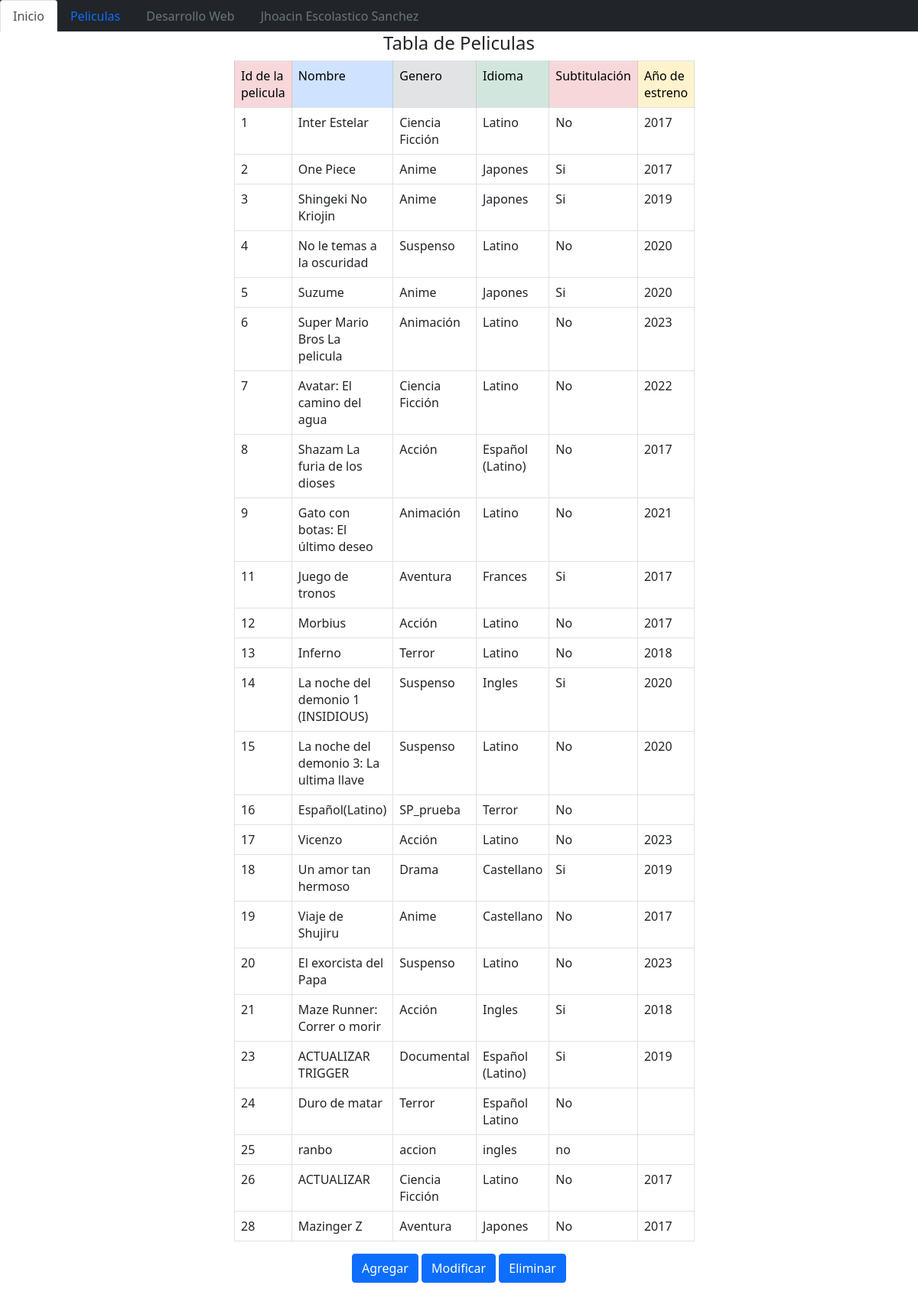
/CRUD_Tematica_Peliculas/consultapelicula.php, run on the app's committed database.
### tables this page shows
CREATE TABLE `pelicula` (
  `idpelicula` int(11) NOT NULL,
  `nombre_peli` varchar(45) NOT NULL,
  `genero` varchar(45) NOT NULL,
  `idioma` varchar(45) NOT NULL,
  `subtitulado` varchar(45) NOT NULL,
  `año_estreno` int(11) DEFAULT NULL
);

### CRUD_Tematica_Peliculas/consultapelicula.php (the view, shortened to what this page needs)
<html>
    <head>
        <link href="https://cdn.jsdelivr.net/npm/bootstrap@5.0.2/dist/css/bootstrap.min.css" rel="stylesheet"
>
    </head>
    <body>
        <div class="contenedor">
        <nav class="text-light bg-dark">
        <ul class="nav nav-tabs">
            <li class="nav-item">
              <a class="nav-link active" href="index.html">Inicio</a>
            </li>
            <li class="nav-item">
              <a class="nav-link" href="#">Peliculas</a>
            </li>
            <li class="nav-item">
              <a class="nav-link disabled" href="#">Desarrollo Web</a>
            </li>
            <li class="nav-item">
              <a class="nav-link disabled" href="#">Jhoacin Escolastico Sanchez</a>
            </li>
        </ul>
      </nav>
            <div class="row">
                <div class="col">
                </div>
                <div class="col-6">
                  <center>
                    <h4>Tabla de Peliculas</h4></center>
                  <table class= "table table-atripped
                    table-bordered table-hover">
                      <tr>
                        <td class="table-danger">Id de la pelicula</td>
                        <td class="table-primary">Nombre</td>
                        <td class="table-secondary">Genero</td>
                        <td class="table-success">Idioma</td>
                        <td class="table-danger">Subtitulación</td>
                        <td class="table-warning">Año de estreno</td>
                      </tr>
                <?php
                $conexion=
                mysqli_connect("localhost","root","", "peliculas")
                or die("Error al conectar a la BD");
                $consulta="SELECT * FROM pelicula";
                $resultado=mysqli_query($conexion,$consulta);
                while($row=mysqli_fetch_row($resultado))
                {
                    echo "<tr><td>",$row[0],"</td><td>";
                    echo $row [1],"</td><td>";
                    echo $row [2],"</td><td>";
                    echo $row [3],"</td><td>";
                    echo $row [4],"</td><td>";
                    echo $row [5],"</td></tr>";
                }
                ?>
                  </table>
                    <div class="mb-3">
                      <center>
                    <a class="btn btn-primary" href="Peliculas.html" role="button">Agregar</a>
                    <a class="btn btn-primary" href="UpdatePeliculas.html" role="button">Modificar</a>
                    <a class="btn btn-primary" href="DeletePeliculas.html" role="button">Eliminar</a>
                     </center>
                    </div>
              </div>
                <div class="col">
                </div>
            </div>
        </div>
    </body>
</html>

### CRUD_Tematica_Peliculas/consultapelicula.php (style rules this page uses)
body { background: url(image/Vecteezy-White-Background_jm1220.jpg); background-repeat:no-repeat; background-size:100%; }

### data on the page
pelicula: idpelicula "1", nombre_peli "Inter Estelar", genero "Ciencia Ficción", idioma "Latino", subtitulado "No", año_estreno "2017"
pelicula: idpelicula "2", nombre_peli "One Piece", genero "Anime", idioma "Japones", subtitulado "Si", año_estreno "2017"
pelicula: idpelicula "3", nombre_peli "Shingeki No Kriojin", genero "Anime", idioma "Japones", subtitulado "Si", año_estreno "2019"
pelicula: idpelicula "4", nombre_peli "No le temas a la oscuridad", genero "Suspenso", idioma "Latino", subtitulado "No", año_estreno "2020"
pelicula: idpelicula "5", nombre_peli "Suzume", genero "Anime", idioma "Japones", subtitulado "Si", año_estreno "2020"
pelicula: idpelicula "6", nombre_peli "Super Mario Bros La pelicula", genero "Animación", idioma "Latino", subtitulado "No", año_estreno "2023"
pelicula: idpelicula "7", nombre_peli "Avatar: El camino del agua", genero "Ciencia Ficción", idioma "Latino", subtitulado "No", año_estreno "2022"
pelicula: idpelicula "8", nombre_peli "Shazam La furia de los dioses", genero "Acción", idioma "Español (Latino)", subtitulado "No", año_estreno "2017"
pelicula: idpelicula "9", nombre_peli "Gato con botas: El último deseo", genero "Animación", idioma "Latino", subtitulado "No", año_estreno "2021"
pelicula: idpelicula "11", nombre_peli "Juego de tronos", genero "Aventura", idioma "Frances", subtitulado "Si", año_estreno "2017"
pelicula: idpelicula "12", nombre_peli "Morbius", genero "Acción", idioma "Latino", subtitulado "No", año_estreno "2017"
pelicula: idpelicula "13", nombre_peli "Inferno", genero "Terror", idioma "Latino", subtitulado "No", año_estreno "2018"
pelicula: idpelicula "14", nombre_peli "La noche del demonio 1 (INSIDIOUS)", genero "Suspenso", idioma "Ingles", subtitulado "Si", año_estreno "2020"
pelicula: idpelicula "15", nombre_peli "La noche del demonio 3: La ultima llave", genero "Suspenso", idioma "Latino", subtitulado "No", año_estreno "2020"
pelicula: idpelicula "16", nombre_peli "Español(Latino)", genero "SP_prueba", idioma "Terror", subtitulado "No"
pelicula: idpelicula "17", nombre_peli "Vicenzo", genero "Acción", idioma "Latino", subtitulado "No", año_estreno "2023"
pelicula: idpelicula "18", nombre_peli "Un amor tan hermoso", genero "Drama", idioma "Castellano", subtitulado "Si", año_estreno "2019"
pelicula: idpelicula "19", nombre_peli "Viaje de Shujiru", genero "Anime", idioma "Castellano", subtitulado "No", año_estreno "2017"
pelicula: idpelicula "20", nombre_peli "El exorcista del Papa", genero "Suspenso", idioma "Latino", subtitulado "No", año_estreno "2023"
pelicula: idpelicula "21", nombre_peli "Maze Runner: Correr o morir", genero "Acción", idioma "Ingles", subtitulado "Si", año_estreno "2018"
pelicula: idpelicula "23", nombre_peli "ACTUALIZAR TRIGGER", genero "Documental", idioma "Español (Latino)", subtitulado "Si", año_estreno "2019"
pelicula: idpelicula "24", nombre_peli "Duro de matar", genero "Terror", idioma "Español Latino", subtitulado "No"
pelicula: idpelicula "25", nombre_peli "ranbo", genero "accion", idioma "ingles", subtitulado "no"
pelicula: idpelicula "26", nombre_peli "ACTUALIZAR", genero "Ciencia Ficción", idioma "Latino", subtitulado "No", año_estreno "2017"
pelicula: idpelicula "28", nombre_peli "Mazinger Z", genero "Aventura", idioma "Japones", subtitulado "No", año_estreno "2017"
